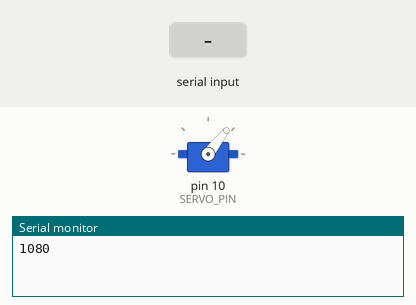
Simulated run of this sketch. Board: Arduino Uno, built with avr-gcc and run on an emulated ATmega328P. On the bench: servo, the last lines printed to the serial monitor. The test bench sets the inputs (shaded band). Servo pulses on a pin are drawn as a servo (544–2400 µs = 0–180°).

Above: at 1.2 s.
1.3 s: "1" received over Serial
At 2.5 s:
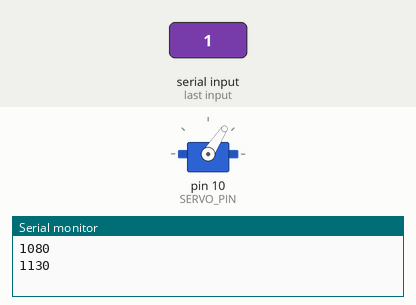
2.8 s: "0" received over Serial
At 3.9 s:
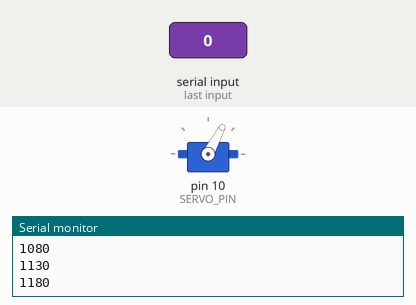
Timing chart, 0 to 5.8 s (numbered marks = the images above; inputs shaded):
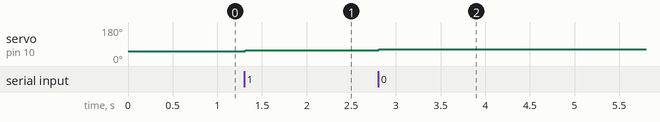

The sketch:

direction_calibrator.ino
```cpp
const byte SERVO_PIN = 10;

const unsigned int SERVO_LEFT_CNT = 1830;
const unsigned int SERVO_RIGHT_CNT = 1080;
const unsigned int SAMPLES = 15;
int CNT_DELTA = (SERVO_LEFT_CNT - SERVO_RIGHT_CNT) / SAMPLES;

unsigned int SERVO_CURR_CNT = SERVO_RIGHT_CNT;

const unsigned long BAUD_RATE = 2000000;
const unsigned int TIMER_TOP_COUNT = 20000;

void setup() {
  pinMode(SERVO_PIN, OUTPUT);

  Serial.begin(BAUD_RATE);

  init_pwm_timer();

  set_servo_pwm();
}

void loop() {}

void serialEvent() {
  while(Serial.available()){
    Serial.read();
  }
  set_servo_pwm();
}

void init_pwm_timer() {
  TCCR1A = _BV(COM1A1) | _BV(COM1B1) | _BV(WGM11);
  TCCR1B = _BV(WGM13) | _BV(CS11);
  ICR1 = TIMER_TOP_COUNT;
}

void set_servo_pwm() {
  Serial.println(String(SERVO_CURR_CNT));
  OCR1B = SERVO_CURR_CNT;
  if(SERVO_CURR_CNT + CNT_DELTA > SERVO_LEFT_CNT || SERVO_CURR_CNT + CNT_DELTA < SERVO_RIGHT_CNT) CNT_DELTA = -CNT_DELTA;
  SERVO_CURR_CNT = SERVO_CURR_CNT + CNT_DELTA;
}
```

Measured:
- after the input at 1.3 s, servo on pin 10 (SERVO_PIN): 52° → 57° at once
- after the input at 2.8 s, servo on pin 10 (SERVO_PIN): 57° → 62° at once
